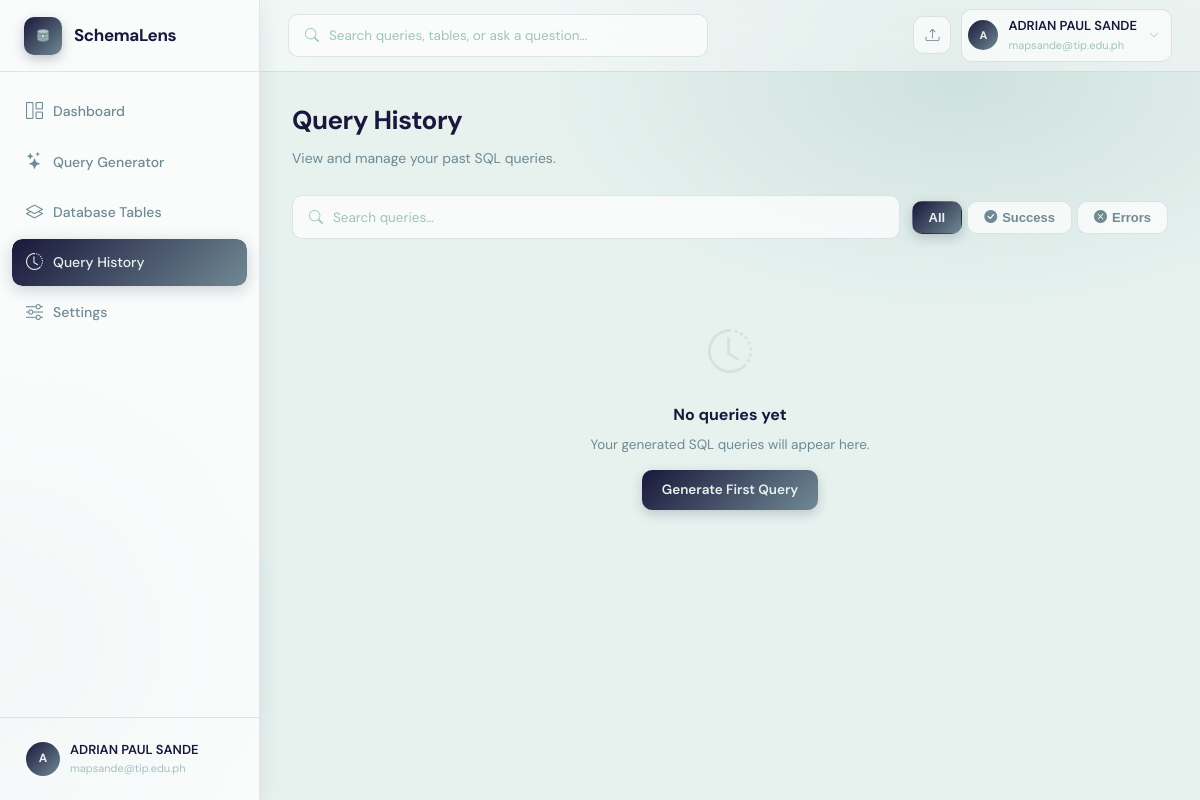
Page /history?page=2 (signed in) on the earlier database version.
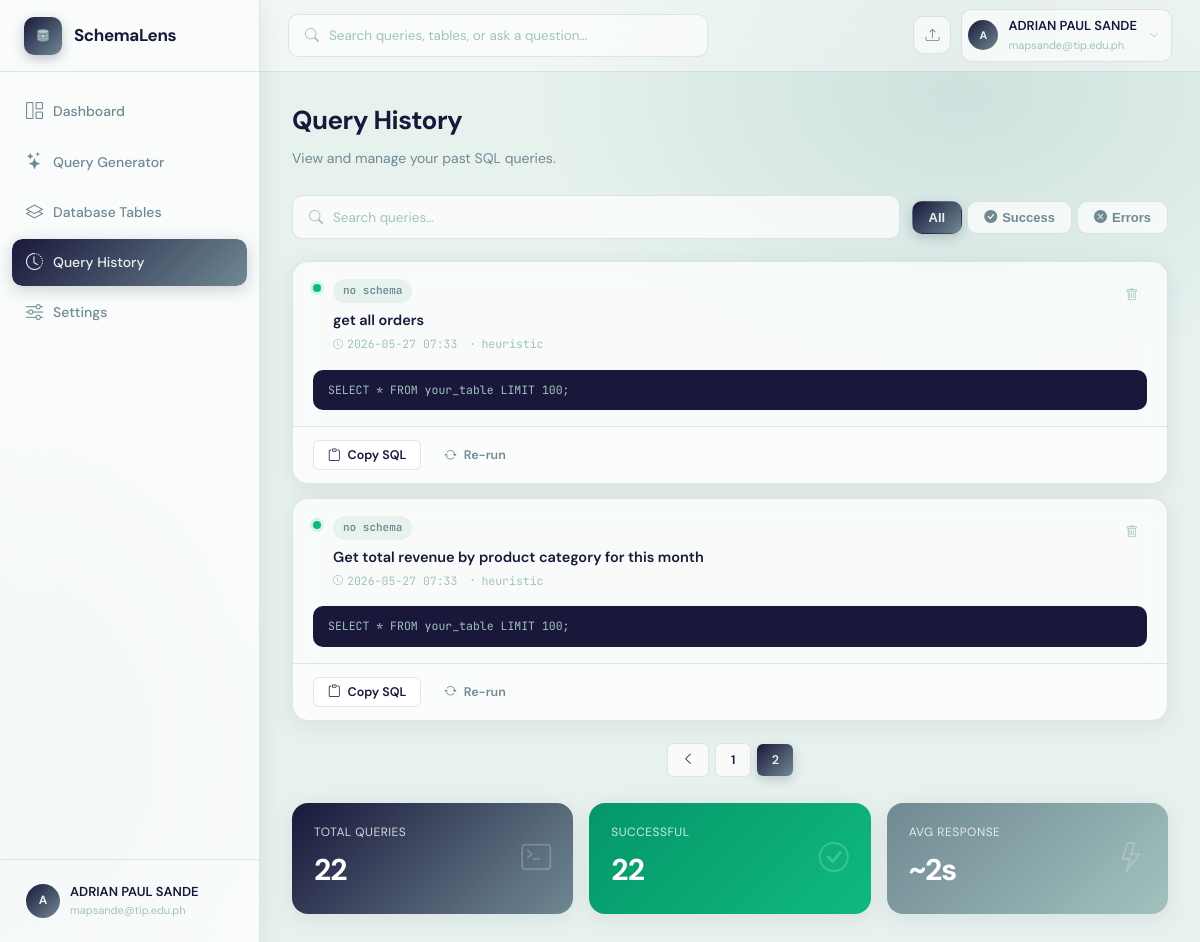
Same page on the later database version.
### app.py (models this page shows)
class QueryHistory(db.Model):
    __tablename__ = "query_history"
    id             = db.Column(db.Integer, primary_key=True)
    user_id        = db.Column(db.Integer, db.ForeignKey("users.id"), nullable=False)
    schema_id      = db.Column(db.Integer, db.ForeignKey("schema_uploads.id"), nullable=True)
    natural_query  = db.Column(db.Text, nullable=False)
    generated_sql  = db.Column(db.Text, default="")
    model_used     = db.Column(db.String(80), default="")
    sql_explanation = db.Column(db.Text, default="")     # Feature 2: plain-English explanation
    accuracy_score  = db.Column(db.Float, default=None)  # Feature 4: confidence score
    accuracy_notes  = db.Column(db.Text, default="")     # Feature 4: validation notes
    conversation_context = db.Column(db.Text, default="")  # Feature 3: JSON conversation history
    created_at     = db.Column(db.DateTime, default=datetime.datetime.utcnow)

### app.py (the view)
@app.route("/history")
@login_required
def history():
    page = request.args.get("page", 1, type=int)
    per_page = 20
    queries = QueryHistory.query.filter_by(user_id=current_user.id)\
              .order_by(QueryHistory.created_at.desc())\
              .paginate(page=page, per_page=per_page, error_out=False)
    return render_template("history.html", queries=queries)

### app.py (called while the page is built)
@login_manager.user_loader
def load_user(user_id):
    return db.session.get(User, int(user_id))

### templates/history.html (shortened to what the changed rows need)
{% extends "base.html" %}
{% block content %}
<div class="history-header fade-in">
  <h1>Query History</h1>
</div>
<div id="queryList">
{% if queries.items %}
  {% for q in queries.items %}
  <div class="qh-card fade-in" id="qcard-{{ q.id }}"
       data-query="{{ q.natural_query | lower }}"
       data-status="success">
    <div class="qh-top">
      <div class="qh-status-dot success"></div>
      <div class="flex-1">
        <div style="display:flex;align-items:flex-start;justify-content:space-between;gap:12px;">
          <div>
            {% if q.schema %}
            <span class="badge badge-mid" style="margin-bottom:7px;display:inline-flex;">{{ q.schema.schema_name or q.schema.original_name }}</span>
            {% else %}
            <span class="badge badge-light" style="margin-bottom:7px;display:inline-flex;">no schema</span>
            {% endif %}
            <div class="qh-question">{{ q.natural_query }}</div>
            <div class="qh-meta">
              <span class="qh-meta-item"><i class="bi bi-clock"></i> {{ q.created_at.strftime('%Y-%m-%d %H:%M') }}</span>
              <span class="qh-meta-item"><i class="bi bi-dot"></i> {{ q.model_used or 'heuristic' }}</span>
            </div>
          </div>
          <button onclick="deleteQuery('{{ q.id }}')" class="btn btn-ghost btn-sm btn-icon" style="flex-shrink:0;color:var(--text-xs);" title="Delete">
            <i class="bi bi-trash"></i>
          </button>
        </div>
      </div>
    </div>
    <div class="qh-sql" onclick="this.classList.toggle('expanded')" title="Click to expand">{{ q.generated_sql }}</div>
    <div class="qh-actions">
      <button onclick="copySQL('{{ q.id }}')" class="btn btn-outline btn-sm"><i class="bi bi-clipboard"></i> Copy SQL</button>
      <a href="{{ url_for('query_page') }}{% if q.schema %}?schema_id={{ q.schema.id }}{% endif %}" class="btn btn-ghost btn-sm"><i class="bi bi-arrow-repeat"></i> Re-run</a>
    </div>
  </div>
  {% endfor %}
{% else %}
  <div class="empty">
    <i class="bi bi-clock-history"></i>
    <h4>No queries yet</h4>
    <p>Your generated SQL queries will appear here.</p>
    <a href="{{ url_for('query_page') }}" class="btn btn-primary mt-3" style="display:inline-flex;">Generate First Query</a>
  </div>
{% endif %}
</div>
{% if queries.pages > 1 %}
<div style="display:flex;align-items:center;justify-content:center;gap:6px;margin-top:22px;" class="fade-in">
  {% if queries.has_prev %}
  <a href="{{ url_for('history', page=queries.prev_num) }}" class="btn btn-outline btn-sm"><i class="bi bi-chevron-left"></i></a>
  {% endif %}
  {% for p in queries.iter_pages(left_edge=1,right_edge=1,left_current=2,right_current=2) %}
    {% if p %}
    <a href="{{ url_for('history', page=p) }}"
       class="btn btn-sm {{ 'btn-primary' if p==queries.page else 'btn-outline' }}"
       style="min-width:36px;justify-content:center;">{{ p }}</a>
    {% else %}
    <span style="color:var(--text-xs);padding:0 4px;">…</span>
    {% endif %}
  {% endfor %}
</div>
{% endif %}
{% if queries.items %}
<div class="stats-footer fade-in" style="animation-delay:.28s;">
  <div class="stat-box dark">
    <div>
      <div class="stat-box-label">Total Queries</div>
      <div class="stat-box-value">{{ queries.total }}</div>
    </div>
    <i class="bi bi-terminal stat-box-icon"></i>
  </div>
  <div class="stat-box green">
    <div>
      <div class="stat-box-label">Successful</div>
      <div class="stat-box-value">{{ queries.total }}</div>
    </div>
    <i class="bi bi-check-circle stat-box-icon"></i>
  </div>
  <div class="stat-box speed">
    <div>
      <div class="stat-box-label">Avg Response</div>
      <div class="stat-box-value">~2s</div>
    </div>
    <i class="bi bi-lightning stat-box-icon"></i>
  </div>
</div>
{% endif %}
{% endblock %}

Differences in the rows shown:
now on this page (row edited): QueryHistory: natural_query "get all orders", created_at "2026-05-27 07:33", model_used "heuristic", generated_sql "SELECT * FROM your_table LIMIT 100;"
now on this page (row edited): QueryHistory: natural_query "Get total revenue by product category for this month", created_at "2026-05-27 07:33", model_used "heuristic", generated_sql "SELECT * FROM your_table LIMIT 100;"
Other differences:
{{ queries.total }}: (not shown) → "22"
new list line: "1"
new list line: "2"
text no longer shown: "No queries yet Your generated SQL queries will appear here. Generate First Query"
text now shown: "TOTAL QUERIES SUCCESSFUL AVG RESPONSE ~2s"
